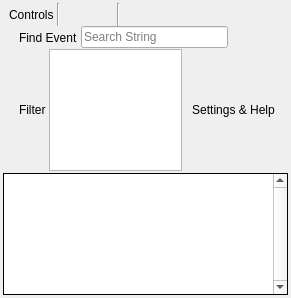
<?xml version="1.0" encoding="UTF-8"?>
<ui version="4.0">
 <class>EventBrowser</class>
 <widget class="QFrame" name="EventBrowser">
  <property name="geometry">
   <rect>
    <x>0</x>
    <y>0</y>
    <width>281</width>
    <height>298</height>
   </rect>
  </property>
  <property name="windowTitle">
   <string>Event Browser</string>
  </property>
  <layout class="QVBoxLayout" name="verticalLayout">
   <property name="spacing">
    <number>0</number>
   </property>
   <property name="leftMargin">
    <number>3</number>
   </property>
   <property name="topMargin">
    <number>3</number>
   </property>
   <property name="rightMargin">
    <number>3</number>
   </property>
   <property name="bottomMargin">
    <number>3</number>
   </property>
   <item>
    <layout class="QHBoxLayout" name="horizontalLayout">
     <property name="spacing">
      <number>3</number>
     </property>
     <property name="sizeConstraint">
      <enum>QLayout::SetDefaultConstraint</enum>
     </property>
     <property name="leftMargin">
      <number>6</number>
     </property>
     <property name="rightMargin">
      <number>6</number>
     </property>
     <item>
      <widget class="QLabel" name="label">
       <property name="sizePolicy">
        <sizepolicy hsizetype="Minimum" vsizetype="Preferred">
         <horstretch>0</horstretch>
         <verstretch>0</verstretch>
        </sizepolicy>
       </property>
       <property name="text">
        <string>Controls</string>
       </property>
      </widget>
     </item>
     <item>
      <widget class="Line" name="line_2">
       <property name="orientation">
        <enum>Qt::Vertical</enum>
       </property>
      </widget>
     </item>
     <item>
      <widget class="QToolButton" name="stepPrev">
       <property name="toolTip">
        <string>Go to Previous Action</string>
       </property>
       <property name="rdIcon" stdset="0">
        <string>arrow_left</string>
       </property>
       <property name="autoRaise">
        <bool>true</bool>
       </property>
      </widget>
     </item>
     <item>
      <widget class="QToolButton" name="stepNext">
       <property name="toolTip">
        <string>Go to Next Action</string>
       </property>
       <property name="rdIcon" stdset="0">
        <string>arrow_right</string>
       </property>
       <property name="autoRaise">
        <bool>true</bool>
       </property>
      </widget>
     </item>
     <item>
      <widget class="Line" name="line">
       <property name="orientation">
        <enum>Qt::Vertical</enum>
       </property>
      </widget>
     </item>
     <item>
      <widget class="QToolButton" name="find">
       <property name="toolTip">
        <string>Find event by string</string>
       </property>
       <property name="rdIcon" stdset="0">
        <string>find</string>
       </property>
       <property name="checkable">
        <bool>true</bool>
       </property>
       <property name="checked">
        <bool>false</bool>
       </property>
       <property name="autoRaise">
        <bool>true</bool>
       </property>
      </widget>
     </item>
     <item>
      <widget class="QToolButton" name="timeActions">
       <property name="toolTip">
        <string>Time durations for the actions</string>
       </property>
       <property name="text">
        <string/>
       </property>
       <property name="rdIcon" stdset="0">
        <string>time</string>
       </property>
       <property name="autoRaise">
        <bool>true</bool>
       </property>
      </widget>
     </item>
     <item>
      <widget class="QToolButton" name="colSelect">
       <property name="toolTip">
        <string>Select visible columns</string>
       </property>
       <property name="rdIcon" stdset="0">
        <string>columns</string>
       </property>
       <property name="autoRaise">
        <bool>true</bool>
       </property>
      </widget>
     </item>
     <item>
      <widget class="QToolButton" name="bookmark">
       <property name="toolTip">
        <string>Toggle Bookmark</string>
       </property>
       <property name="text">
        <string/>
       </property>
       <property name="rdIcon" stdset="0">
        <string>bookmark</string>
       </property>
       <property name="autoRaise">
        <bool>true</bool>
       </property>
      </widget>
     </item>
     <item>
      <widget class="QToolButton" name="exportActions">
       <property name="toolTip">
        <string>Export the list of events to disk</string>
       </property>
       <property name="rdIcon" stdset="0">
        <string>save</string>
       </property>
       <property name="autoRaise">
        <bool>true</bool>
       </property>
      </widget>
     </item>
     <item>
      <widget class="QToolButton" name="extensions">
       <property name="rdIcon" stdset="0">
        <string>plugin</string>
       </property>
       <property name="autoRaise">
        <bool>true</bool>
       </property>
      </widget>
     </item>
     <item>
      <spacer name="horizontalSpacer">
       <property name="orientation">
        <enum>Qt::Horizontal</enum>
       </property>
       <property name="sizeHint" stdset="0">
        <size>
         <width>40</width>
         <height>20</height>
        </size>
       </property>
      </spacer>
     </item>
    </layout>
   </item>
   <item>
    <widget class="QWidget" name="findStrip" native="true">
     <layout class="QHBoxLayout" name="horizontalLayout_5">
      <property name="spacing">
       <number>3</number>
      </property>
      <property name="leftMargin">
       <number>6</number>
      </property>
      <property name="topMargin">
       <number>0</number>
      </property>
      <property name="rightMargin">
       <number>6</number>
      </property>
      <property name="bottomMargin">
       <number>0</number>
      </property>
      <item>
       <widget class="QLabel" name="label_4">
        <property name="text">
         <string/>
        </property>
        <property name="rdIcon" stdset="0">
         <string>find</string>
        </property>
       </widget>
      </item>
      <item>
       <widget class="QLabel" name="label_5">
        <property name="text">
         <string>Find Event</string>
        </property>
        <property name="textFormat">
         <enum>Qt::PlainText</enum>
        </property>
        <property name="alignment">
         <set>Qt::AlignLeading|Qt::AlignLeft|Qt::AlignVCenter</set>
        </property>
        <property name="margin">
         <number>0</number>
        </property>
       </widget>
      </item>
      <item>
       <widget class="RDLineEdit" name="findEvent">
        <property name="minimumSize">
         <size>
          <width>0</width>
          <height>20</height>
         </size>
        </property>
        <property name="placeholderText">
         <string>Search String</string>
        </property>
        <property name="clearButtonEnabled">
         <bool>true</bool>
        </property>
       </widget>
      </item>
      <item>
       <widget class="QToolButton" name="findPrev">
        <property name="text">
         <string/>
        </property>
        <property name="rdIcon" stdset="0">
         <string>arrow_left</string>
        </property>
        <property name="autoRaise">
         <bool>true</bool>
        </property>
       </widget>
      </item>
      <item>
       <widget class="QToolButton" name="findNext">
        <property name="text">
         <string/>
        </property>
        <property name="rdIcon" stdset="0">
         <string>arrow_right</string>
        </property>
        <property name="autoRaise">
         <bool>true</bool>
        </property>
       </widget>
      </item>
     </layout>
    </widget>
   </item>
   <item>
    <widget class="QWidget" name="filterStrip" native="true">
     <layout class="QHBoxLayout" name="horizontalLayout_7">
      <property name="spacing">
       <number>3</number>
      </property>
      <property name="leftMargin">
       <number>6</number>
      </property>
      <property name="topMargin">
       <number>0</number>
      </property>
      <property name="rightMargin">
       <number>6</number>
      </property>
      <property name="bottomMargin">
       <number>2</number>
      </property>
      <item>
       <widget class="QLabel" name="label_6">
        <property name="text">
         <string/>
        </property>
        <property name="rdIcon" stdset="0">
         <string>filter</string>
        </property>
       </widget>
      </item>
      <item>
       <widget class="QLabel" name="label_7">
        <property name="text">
         <string>Filter</string>
        </property>
        <property name="textFormat">
         <enum>Qt::PlainText</enum>
        </property>
        <property name="alignment">
         <set>Qt::AlignLeading|Qt::AlignLeft|Qt::AlignVCenter</set>
        </property>
        <property name="margin">
         <number>0</number>
        </property>
       </widget>
      </item>
      <item>
       <widget class="RDTextEdit" name="filterExpression">
        <property name="minimumSize">
         <size>
          <width>0</width>
          <height>20</height>
         </size>
        </property>
       </widget>
      </item>
      <item>
       <widget class="QToolButton" name="filterSettings">
        <property name="toolTip">
         <string>Configuration and help for filter expressions</string>
        </property>
        <property name="text">
         <string>Settings &amp;&amp; Help</string>
        </property>
        <property name="rdIcon" stdset="0">
         <string>cog</string>
        </property>
        <property name="toolButtonStyle">
         <enum>Qt::ToolButtonTextBesideIcon</enum>
        </property>
        <property name="autoRaise">
         <bool>true</bool>
        </property>
       </widget>
      </item>
     </layout>
    </widget>
   </item>
   <item>
    <widget class="QWidget" name="breadcrumbStrip" native="true"/>
   </item>
   <item>
    <widget class="QWidget" name="bookmarkStrip" native="true">
     <widget class="QWidget" name="bookmarkStripHeader" native="true">
      <property name="geometry">
       <rect>
        <x>0</x>
        <y>0</y>
        <width>82</width>
        <height>16</height>
       </rect>
      </property>
      <layout class="QHBoxLayout" name="horizontalLayout_6">
       <property name="leftMargin">
        <number>0</number>
       </property>
       <property name="topMargin">
        <number>0</number>
       </property>
       <property name="rightMargin">
        <number>0</number>
       </property>
       <property name="bottomMargin">
        <number>0</number>
       </property>
       <item>
        <widget class="QLabel" name="bookmarkStripIcon">
         <property name="text">
          <string/>
         </property>
         <property name="pixmap">
          <pixmap resource="../Resources/resources.qrc">:/asterisk_orange.png</pixmap>
         </property>
        </widget>
       </item>
       <item>
        <widget class="QLabel" name="bookmarkStripLabel">
         <property name="sizePolicy">
          <sizepolicy hsizetype="Preferred" vsizetype="MinimumExpanding">
           <horstretch>0</horstretch>
           <verstretch>0</verstretch>
          </sizepolicy>
         </property>
         <property name="text">
          <string>Bookmarks</string>
         </property>
         <property name="textFormat">
          <enum>Qt::PlainText</enum>
         </property>
         <property name="alignment">
          <set>Qt::AlignLeading|Qt::AlignLeft|Qt::AlignVCenter</set>
         </property>
         <property name="margin">
          <number>0</number>
         </property>
        </widget>
       </item>
       <item>
        <widget class="Line" name="bookmarkStripLine">
         <property name="orientation">
          <enum>Qt::Vertical</enum>
         </property>
        </widget>
       </item>
      </layout>
     </widget>
    </widget>
   </item>
   <item>
    <widget class="RDTreeView" name="events">
     <property name="frameShape">
      <enum>QFrame::Box</enum>
     </property>
     <property name="frameShadow">
      <enum>QFrame::Plain</enum>
     </property>
     <property name="midLineWidth">
      <number>1</number>
     </property>
     <property name="verticalScrollBarPolicy">
      <enum>Qt::ScrollBarAlwaysOn</enum>
     </property>
     <property name="editTriggers">
      <set>QAbstractItemView::NoEditTriggers</set>
     </property>
     <property name="indentation">
      <number>12</number>
     </property>
     <property name="rootIsDecorated">
      <bool>true</bool>
     </property>
     <property name="uniformRowHeights">
      <bool>true</bool>
     </property>
     <property name="allColumnsShowFocus">
      <bool>true</bool>
     </property>
     <property name="headerHidden">
      <bool>false</bool>
     </property>
     <attribute name="headerCascadingSectionResizes">
      <bool>false</bool>
     </attribute>
     <attribute name="headerStretchLastSection">
      <bool>false</bool>
     </attribute>
    </widget>
   </item>
  </layout>
 </widget>
 <customwidgets>
  <customwidget>
   <class>RDLineEdit</class>
   <extends>QLineEdit</extends>
   <header>Widgets/Extended/RDLineEdit.h</header>
  </customwidget>
  <customwidget>
   <class>RDTreeView</class>
   <extends>QTreeView</extends>
   <header>Widgets/Extended/RDTreeView.h</header>
  </customwidget>
  <customwidget>
   <class>RDTextEdit</class>
   <extends>QTextEdit</extends>
   <header>Widgets/Extended/RDTextEdit.h</header>
  </customwidget>
 </customwidgets>
 <resources>
  <include location="../Resources/resources.qrc"/>
 </resources>
 <connections/>
</ui>
